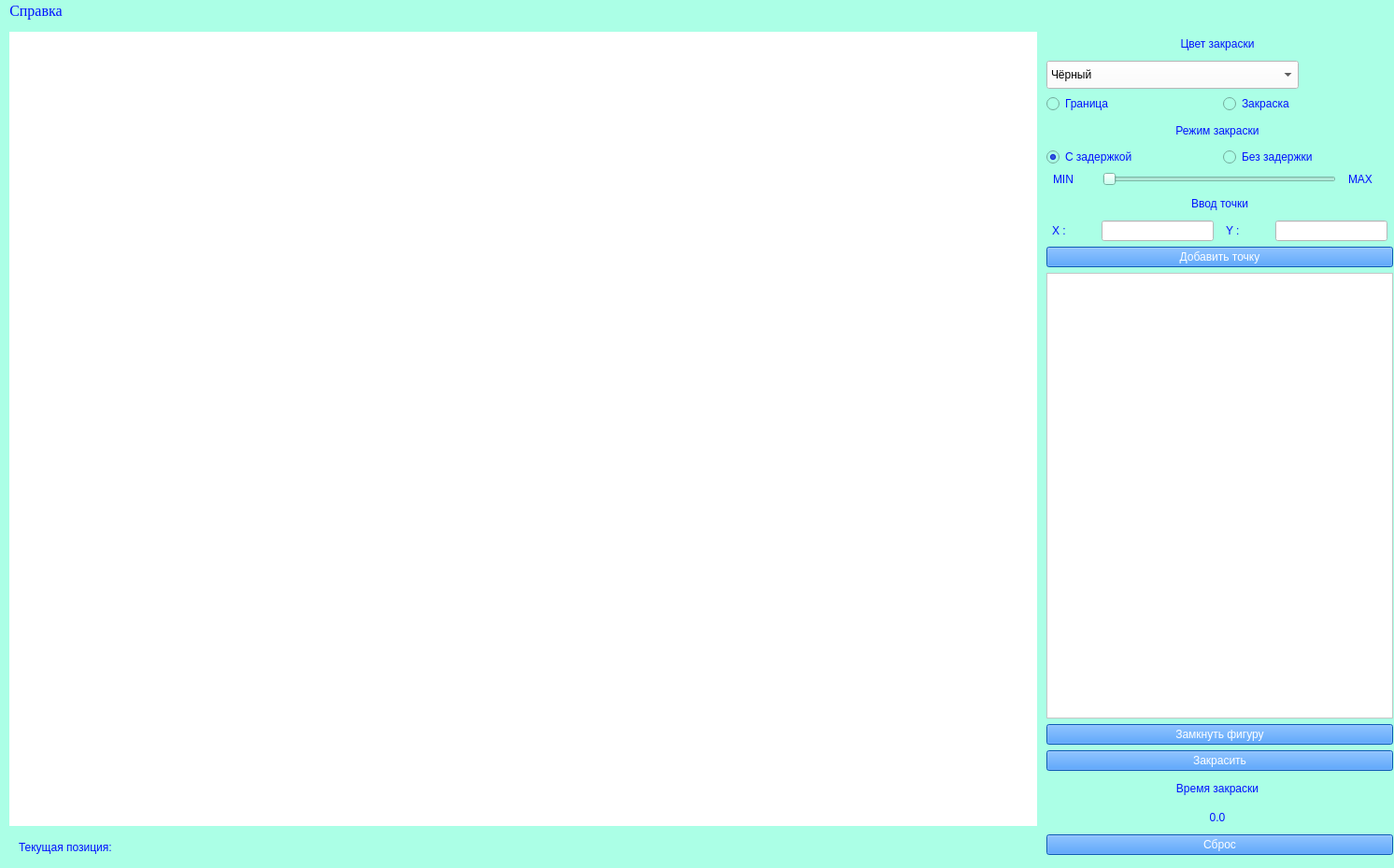
<?xml version="1.0" encoding="UTF-8"?>
<ui version="4.0">
 <class>MainWindow</class>
 <widget class="QMainWindow" name="MainWindow">
  <property name="geometry">
   <rect>
    <x>0</x>
    <y>0</y>
    <width>1492</width>
    <height>929</height>
   </rect>
  </property>
  <property name="windowTitle">
   <string>Лабораторная работа 4</string>
  </property>
  <property name="styleSheet">
   <string notr="true">background-color: rgb(171, 255, 230);</string>
  </property>
  <widget class="QWidget" name="centralwidget">
   <widget class="QLabel" name="label">
    <property name="geometry">
     <rect>
      <x>10</x>
      <y>10</y>
      <width>1100</width>
      <height>850</height>
     </rect>
    </property>
    <property name="styleSheet">
     <string notr="true">background-color: rgb(255, 255, 255);</string>
    </property>
    <property name="text">
     <string/>
    </property>
   </widget>
   <widget class="QWidget" name="verticalLayoutWidget">
    <property name="geometry">
     <rect>
      <x>1120</x>
      <y>10</y>
      <width>371</width>
      <height>881</height>
     </rect>
    </property>
    <layout class="QVBoxLayout" name="verticalLayout">
     <item>
      <widget class="QLabel" name="Colour_label">
       <property name="minimumSize">
        <size>
         <width>366</width>
         <height>25</height>
        </size>
       </property>
       <property name="maximumSize">
        <size>
         <width>150</width>
         <height>25</height>
        </size>
       </property>
       <property name="layoutDirection">
        <enum>Qt::LeftToRight</enum>
       </property>
       <property name="styleSheet">
        <string notr="true">color: rgb(0, 17, 255);
font: 75 italic 12pt &quot;Times New Roman&quot;;</string>
       </property>
       <property name="text">
        <string>Цвет закраски</string>
       </property>
       <property name="alignment">
        <set>Qt::AlignCenter</set>
       </property>
      </widget>
     </item>
     <item>
      <widget class="QComboBox" name="Colour_in">
       <property name="sizePolicy">
        <sizepolicy hsizetype="Preferred" vsizetype="Fixed">
         <horstretch>0</horstretch>
         <verstretch>0</verstretch>
        </sizepolicy>
       </property>
       <property name="minimumSize">
        <size>
         <width>270</width>
         <height>30</height>
        </size>
       </property>
       <property name="maximumSize">
        <size>
         <width>150</width>
         <height>30</height>
        </size>
       </property>
       <property name="layoutDirection">
        <enum>Qt::LeftToRight</enum>
       </property>
       <property name="styleSheet">
        <string notr="true">background-color: rgb(255, 255, 255);
font: 12pt &quot;Times New Roman&quot;;</string>
       </property>
       <item>
        <property name="text">
         <string>Чёрный</string>
        </property>
       </item>
       <item>
        <property name="text">
         <string>Белый</string>
        </property>
       </item>
       <item>
        <property name="text">
         <string>Синий</string>
        </property>
       </item>
       <item>
        <property name="text">
         <string>Зелёный</string>
        </property>
       </item>
       <item>
        <property name="text">
         <string>Красный</string>
        </property>
       </item>
      </widget>
     </item>
     <item>
      <layout class="QHBoxLayout" name="horizontalLayout_10">
       <item>
        <widget class="QRadioButton" name="Ground">
         <property name="styleSheet">
          <string notr="true">color: rgb(0, 17, 255);
font: 75 italic 12pt &quot;Times New Roman&quot;;</string>
         </property>
         <property name="text">
          <string>Граница</string>
         </property>
         <property name="checked">
          <bool>true</bool>
         </property>
        </widget>
       </item>
       <item>
        <widget class="QRadioButton" name="Filling">
         <property name="styleSheet">
          <string notr="true">color: rgb(0, 17, 255);
font: 75 italic 12pt &quot;Times New Roman&quot;;</string>
         </property>
         <property name="text">
          <string>Закраска</string>
         </property>
        </widget>
       </item>
      </layout>
     </item>
     <item>
      <widget class="QLabel" name="Filling_mode">
       <property name="minimumSize">
        <size>
         <width>366</width>
         <height>25</height>
        </size>
       </property>
       <property name="maximumSize">
        <size>
         <width>300</width>
         <height>25</height>
        </size>
       </property>
       <property name="layoutDirection">
        <enum>Qt::LeftToRight</enum>
       </property>
       <property name="styleSheet">
        <string notr="true">color: rgb(0, 17, 255);
font: 75 italic 12pt &quot;Times New Roman&quot;;</string>
       </property>
       <property name="text">
        <string>Режим закраски</string>
       </property>
       <property name="alignment">
        <set>Qt::AlignCenter</set>
       </property>
      </widget>
     </item>
     <item>
      <layout class="QHBoxLayout" name="horizontalLayout_4">
       <item>
        <widget class="QRadioButton" name="Delay">
         <property name="styleSheet">
          <string notr="true">color: rgb(0, 17, 255);
font: 75 italic 12pt &quot;Times New Roman&quot;;</string>
         </property>
         <property name="text">
          <string>С задержкой</string>
         </property>
         <property name="checked">
          <bool>true</bool>
         </property>
        </widget>
       </item>
       <item>
        <widget class="QRadioButton" name="Without_delay">
         <property name="styleSheet">
          <string notr="true">color: rgb(0, 17, 255);
font: 75 italic 12pt &quot;Times New Roman&quot;;</string>
         </property>
         <property name="text">
          <string>Без задержки</string>
         </property>
        </widget>
       </item>
      </layout>
     </item>
     <item>
      <layout class="QHBoxLayout" name="horizontalLayout">
       <item>
        <widget class="QLabel" name="MIN_label">
         <property name="minimumSize">
          <size>
           <width>40</width>
           <height>0</height>
          </size>
         </property>
         <property name="maximumSize">
          <size>
           <width>30</width>
           <height>30</height>
          </size>
         </property>
         <property name="styleSheet">
          <string notr="true">color: rgb(0, 17, 255);
font: 75 italic 12pt &quot;Times New Roman&quot;;</string>
         </property>
         <property name="text">
          <string>MIN</string>
         </property>
        </widget>
       </item>
       <item>
        <widget class="QSlider" name="Delay_in">
         <property name="maximumSize">
          <size>
           <width>250</width>
           <height>16777215</height>
          </size>
         </property>
         <property name="orientation">
          <enum>Qt::Horizontal</enum>
         </property>
        </widget>
       </item>
       <item>
        <widget class="QLabel" name="MAX_label">
         <property name="minimumSize">
          <size>
           <width>40</width>
           <height>0</height>
          </size>
         </property>
         <property name="maximumSize">
          <size>
           <width>30</width>
           <height>30</height>
          </size>
         </property>
         <property name="styleSheet">
          <string notr="true">color: rgb(0, 17, 255);
font: 75 italic 12pt &quot;Times New Roman&quot;;</string>
         </property>
         <property name="text">
          <string>MAX</string>
         </property>
        </widget>
       </item>
      </layout>
     </item>
     <item>
      <widget class="QLabel" name="Coords_of_point">
       <property name="minimumSize">
        <size>
         <width>0</width>
         <height>25</height>
        </size>
       </property>
       <property name="maximumSize">
        <size>
         <width>16777215</width>
         <height>25</height>
        </size>
       </property>
       <property name="styleSheet">
        <string notr="true">color: rgb(0, 17, 255);
font: 75 italic 12pt &quot;Times New Roman&quot;;</string>
       </property>
       <property name="text">
        <string>Ввод точки</string>
       </property>
       <property name="alignment">
        <set>Qt::AlignCenter</set>
       </property>
      </widget>
     </item>
     <item>
      <layout class="QHBoxLayout" name="horizontalLayout_5">
       <property name="spacing">
        <number>7</number>
       </property>
       <item>
        <widget class="QLabel" name="X_in_label">
         <property name="maximumSize">
          <size>
           <width>40</width>
           <height>30</height>
          </size>
         </property>
         <property name="styleSheet">
          <string notr="true">color: rgb(0, 17, 255);
font: 75 italic 12pt &quot;Times New Roman&quot;;</string>
         </property>
         <property name="text">
          <string>X :</string>
         </property>
        </widget>
       </item>
       <item>
        <widget class="QLineEdit" name="X_in">
         <property name="maximumSize">
          <size>
           <width>120</width>
           <height>16777215</height>
          </size>
         </property>
         <property name="styleSheet">
          <string notr="true">background-color: rgb(255, 255, 255);
font: 12pt &quot;Times New Roman&quot;;</string>
         </property>
        </widget>
       </item>
       <item>
        <widget class="QLabel" name="Y_in_label">
         <property name="maximumSize">
          <size>
           <width>40</width>
           <height>30</height>
          </size>
         </property>
         <property name="styleSheet">
          <string notr="true">color: rgb(0, 17, 255);
font: 75 italic 12pt &quot;Times New Roman&quot;;</string>
         </property>
         <property name="text">
          <string>Y :</string>
         </property>
        </widget>
       </item>
       <item>
        <widget class="QLineEdit" name="Y_in">
         <property name="maximumSize">
          <size>
           <width>120</width>
           <height>16777215</height>
          </size>
         </property>
         <property name="styleSheet">
          <string notr="true">background-color: rgb(255, 255, 255);
font: 12pt &quot;Times New Roman&quot;;</string>
         </property>
        </widget>
       </item>
      </layout>
     </item>
     <item>
      <widget class="QPushButton" name="Add_point">
       <property name="styleSheet">
        <string notr="true">background-color: rgb(16, 124, 255);
color: rgb(255, 255, 255);
font: 75 italic 12pt &quot;Times New Roman&quot;;</string>
       </property>
       <property name="text">
        <string>Добавить точку</string>
       </property>
      </widget>
     </item>
     <item>
      <widget class="QTableWidget" name="Points_table">
       <property name="styleSheet">
        <string notr="true">background-color: rgb(255, 255, 255);</string>
       </property>
      </widget>
     </item>
     <item>
      <widget class="QPushButton" name="Close_figure">
       <property name="styleSheet">
        <string notr="true">background-color: rgb(16, 124, 255);
color: rgb(255, 255, 255);
font: 75 italic 12pt &quot;Times New Roman&quot;;</string>
       </property>
       <property name="text">
        <string>Замкнуть фигуру</string>
       </property>
      </widget>
     </item>
     <item>
      <widget class="QPushButton" name="Fill">
       <property name="styleSheet">
        <string notr="true">background-color: rgb(16, 124, 255);
color: rgb(255, 255, 255);
font: 75 italic 12pt &quot;Times New Roman&quot;;</string>
       </property>
       <property name="text">
        <string>Закрасить</string>
       </property>
      </widget>
     </item>
     <item>
      <widget class="QLabel" name="Time_label">
       <property name="minimumSize">
        <size>
         <width>366</width>
         <height>25</height>
        </size>
       </property>
       <property name="maximumSize">
        <size>
         <width>300</width>
         <height>25</height>
        </size>
       </property>
       <property name="layoutDirection">
        <enum>Qt::LeftToRight</enum>
       </property>
       <property name="styleSheet">
        <string notr="true">color: rgb(0, 17, 255);
font: 75 italic 12pt &quot;Times New Roman&quot;;</string>
       </property>
       <property name="text">
        <string>Время закраски</string>
       </property>
       <property name="alignment">
        <set>Qt::AlignCenter</set>
       </property>
      </widget>
     </item>
     <item>
      <widget class="QLabel" name="Time">
       <property name="minimumSize">
        <size>
         <width>366</width>
         <height>25</height>
        </size>
       </property>
       <property name="maximumSize">
        <size>
         <width>300</width>
         <height>25</height>
        </size>
       </property>
       <property name="layoutDirection">
        <enum>Qt::LeftToRight</enum>
       </property>
       <property name="styleSheet">
        <string notr="true">color: rgb(0, 17, 255);
font: 75 italic 12pt &quot;Times New Roman&quot;;</string>
       </property>
       <property name="text">
        <string>0.0</string>
       </property>
       <property name="alignment">
        <set>Qt::AlignCenter</set>
       </property>
      </widget>
     </item>
     <item>
      <widget class="QPushButton" name="Clear">
       <property name="styleSheet">
        <string notr="true">background-color: rgb(16, 124, 255);
color: rgb(255, 255, 255);
font: 75 italic 12pt &quot;Times New Roman&quot;;</string>
       </property>
       <property name="text">
        <string>Сброс</string>
       </property>
      </widget>
     </item>
    </layout>
   </widget>
   <widget class="QLabel" name="Figure_label_4">
    <property name="geometry">
     <rect>
      <x>20</x>
      <y>870</y>
      <width>400</width>
      <height>25</height>
     </rect>
    </property>
    <property name="minimumSize">
     <size>
      <width>400</width>
      <height>25</height>
     </size>
    </property>
    <property name="maximumSize">
     <size>
      <width>400</width>
      <height>25</height>
     </size>
    </property>
    <property name="layoutDirection">
     <enum>Qt::LeftToRight</enum>
    </property>
    <property name="styleSheet">
     <string notr="true">color: rgb(0, 17, 255);
font: 75 italic 12pt &quot;Times New Roman&quot;;</string>
    </property>
    <property name="text">
     <string>Текущая позиция:</string>
    </property>
    <property name="alignment">
     <set>Qt::AlignLeading|Qt::AlignLeft|Qt::AlignVCenter</set>
    </property>
   </widget>
  </widget>
  <widget class="QMenuBar" name="menubar">
   <property name="geometry">
    <rect>
     <x>0</x>
     <y>0</y>
     <width>1492</width>
     <height>28</height>
    </rect>
   </property>
   <property name="font">
    <font>
     <family>Times New Roman</family>
     <pointsize>12</pointsize>
    </font>
   </property>
   <property name="styleSheet">
    <string notr="true">color: rgb(0, 17, 255);</string>
   </property>
   <widget class="QMenu" name="menu">
    <property name="font">
     <font>
      <family>Times New Roman</family>
      <pointsize>10</pointsize>
      <weight>50</weight>
      <bold>false</bold>
     </font>
    </property>
    <property name="styleSheet">
     <string notr="true">color: rgb(0, 17, 255);</string>
    </property>
    <property name="title">
     <string>Справка</string>
    </property>
    <addaction name="author"/>
    <addaction name="task"/>
    <addaction name="func"/>
   </widget>
   <addaction name="menu"/>
  </widget>
  <action name="author">
   <property name="text">
    <string>Автор</string>
   </property>
   <property name="font">
    <font>
     <family>Times New Roman</family>
     <pointsize>12</pointsize>
    </font>
   </property>
  </action>
  <action name="task">
   <property name="text">
    <string>Условие задачи</string>
   </property>
   <property name="font">
    <font>
     <family>Times New Roman</family>
     <pointsize>12</pointsize>
     <weight>50</weight>
     <bold>false</bold>
    </font>
   </property>
  </action>
  <action name="func">
   <property name="text">
    <string>Функционал </string>
   </property>
   <property name="font">
    <font>
     <family>Times New Roman</family>
     <pointsize>12</pointsize>
     <weight>50</weight>
     <bold>false</bold>
    </font>
   </property>
  </action>
 </widget>
 <resources/>
 <connections/>
</ui>
